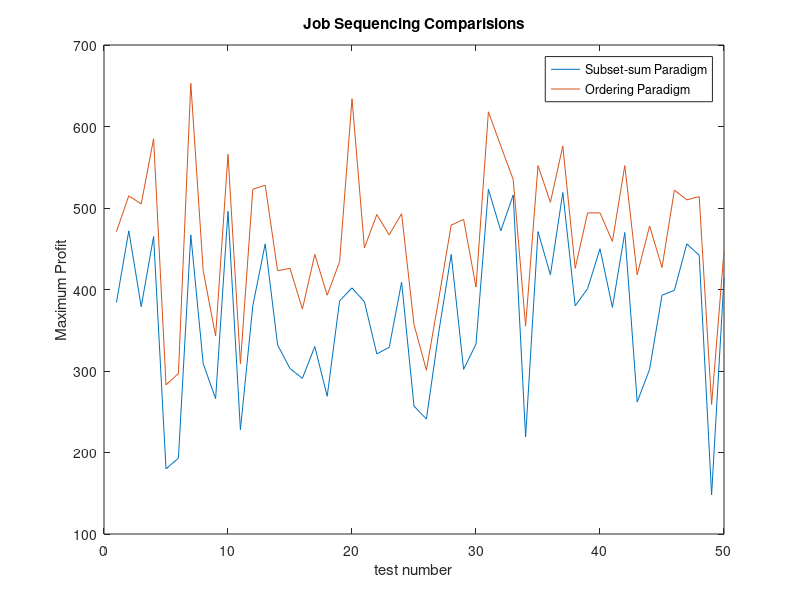

The MATLAB source for this figure:
xaxis=zeros(1,50);
y1axis=zeros(1,50);
y2axis=zeros(1,50);
k=1;
for f=1:50
    xaxis(k)=f;

    n = 10; % Number of jobs
    deadlines = randi([1, n], 1, n);
    profits = randi([1, 100], 1, n);
    
    % Sub-set sum paradigm
    subsets = cell(1, n);
    for i = 1:n
        subsets{i} = nchoosek(1:n,i); % Generate all possible subsets
    end
    
    max_profit = 0;
    max_subset = [];
    for i = 1:n
        for j = 1:size(subsets{i}, 1)
            subset = subsets{i}(j,:);
            if all(deadlines(subset) >= (1:length(subset))) % Check if all deadlines are met
                profit = sum(profits(subset));
                if profit > max_profit
                    max_profit = profit;
                    max_subset = subset;
                end
            end
        end
    end
    
    fprintf('Sub-set sum paradigm:\n');
    fprintf('Optimal subset: %s\n', mat2str(max_subset));
    fprintf('Profit: %d\n', max_profit);
    y1axis(k)=max_profit;
    
    
    % Ordering paradigm
    [sorted_profits, sorted_indices] = sort(profits, 'descend');
    assigned_slots = zeros(1, n);
    max_profit = 0;
    for i = 1:n
        for j = min(n, deadlines(sorted_indices(i))):-1:1
            if assigned_slots(j) == 0 
                assigned_slots(j) = sorted_indices(i);
                max_profit = max_profit + sorted_profits(i);
                break;
            end
        end
    end
    
    fprintf('Ordering paradigm:\n');
    fprintf('Assigned slots: %s\n', mat2str(assigned_slots));
    fprintf('Profit: %d\n', max_profit);
    y2axis(k)=max_profit;
    k=k+1;
    
end

plot(xaxis,y1axis,xaxis,y2axis);
legend('Subset-sum Paradigm','Ordering Paradigm');
xlabel('test number');
ylabel('Maximum Profit');
title('Job Sequencing Comparisions');
